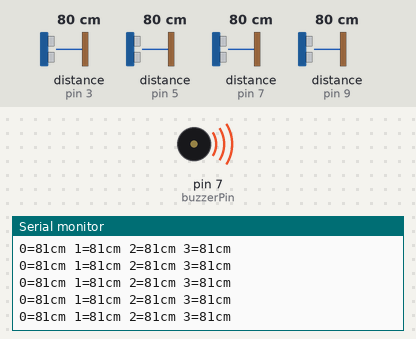
Recording of a sketch running on a simulated Arduino Uno, built with avr-gcc and run on an emulated ATmega328P. Parts: buzzer (waves = sounding, pin HIGH), the last lines printed to the serial monitor. Inputs (shaded band) come from the test bench; at power-on: distance to the obstacle (sensors on pin 3, pin 5, pin 7, pin 9) 80 cm. The echo pulse lasts 58.3 µs per cm; pins used as bus, display or sensor lines are not drawn.

Above: at 14.1 s.
14.2 s: distance to the obstacle (sensor on pin 3) set to 246 cm
At 14.45 s:
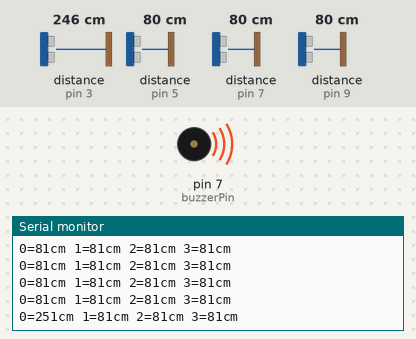
15.7 s: distance to the obstacle (sensor on pin 3) set to 253 cm
At 15.84 s:
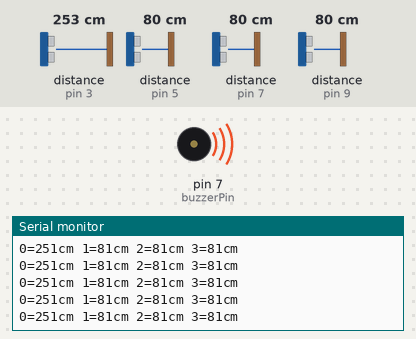
Timing chart, 0 to 18.2 s (numbered marks = the images above; inputs shaded):
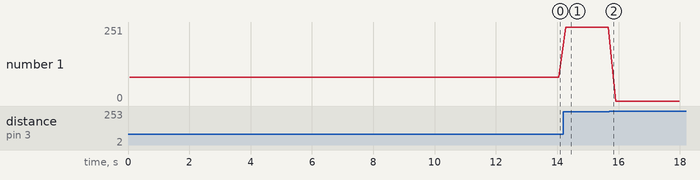

Measured:
- after the input at 14.2 s, the serial monitor: prints a new line after 0.08 s (image 1)
- plotted number 1: 81 → 251 after the input at 14.2 s

The sketch:

Ultrasonic_NO_LCD.ino
```cpp
// ---------------------------------------------------------------------------
// Sensor sketch that pins every 50ms between each sensor and signals buzzer according to the lowest distance pinged.
// ---------------------------------------------------------------------------
#include <Wire.h>
#include <NewPing.h>

int buzzerPin = 7;//the pin of the active buzzer attach to pin7
int distance = 0;
int distances[4];
int triggerDistanceClose = 10;
int triggerDistanceMed = 25;
int triggerDistanceFar = 40;
int onTime = 100;
int quietTimeClose = 0;
int quietTimeMed = 100;
int quietTimeFar = 200;

// #define TRIGGER_PIN  2  // Arduino pin tied to trigger pin on the ultrasonic sensor.
// #define ECHO_PIN     3  // Arduino pin tied to echo pin on the ultrasonic sensor.
#define SONAR_NUM 4 // Numer of Sensors
#define MAX_DISTANCE 250 // Maximum distance we want to ping for (in centimeters). Maximum sensor distance is rated at 400-500cm.

NewPing sonar[SONAR_NUM] = {
  NewPing(2, 3, MAX_DISTANCE), // each sensors trigger pin, echo pin, and max distance.
  NewPing(4, 5, MAX_DISTANCE),
  NewPing(6, 7, MAX_DISTANCE),
  NewPing(8, 9, MAX_DISTANCE)
};

void setup() {
  Serial.begin(115200); // Open serial monitor at 115200 baud to see ping results.
  pinMode(buzzerPin,OUTPUT);//set the buzzer as as OUTPUT
  digitalWrite(buzzerPin,HIGH);//initialize the buzzerPin as LOW level
}

void loop() {
  for (uint8_t i = 0; i < SONAR_NUM; i++) {
    delay(50); // 29ms should be the shortest delay between pings.
    unsigned int distance = sonar[i].ping_cm();
    distances[i] = distance;
    Serial.print(i);
    Serial.print('=');
    Serial.print(distance);
    Serial.print("cm ");
  }
  Serial.println();

  // IF ANY of the distances are below the thresholds take lowest adn signal the buzzer accordingly.
  for (uint8_t i = 0; i < SONAR_NUM; i++){
    if(distances[i] < distances[0]) distances[0] = distances[i];
  }

  if (distances[0] <= triggerDistanceClose) {
    digitalWrite(buzzerPin, LOW);
    Serial.println("Close");
  } else if (distances[0] <= triggerDistanceMed) {
    digitalWrite(buzzerPin, LOW);
    delay(onTime);
    digitalWrite(buzzerPin, HIGH);
    delay(quietTimeMed);
    Serial.println("Med");
  } else if (distances[0] <= triggerDistanceFar) {
    digitalWrite(buzzerPin, LOW);
    delay(onTime);
    digitalWrite(buzzerPin, HIGH);
    delay(quietTimeFar);
    Serial.println("Far");
  }
}
```
